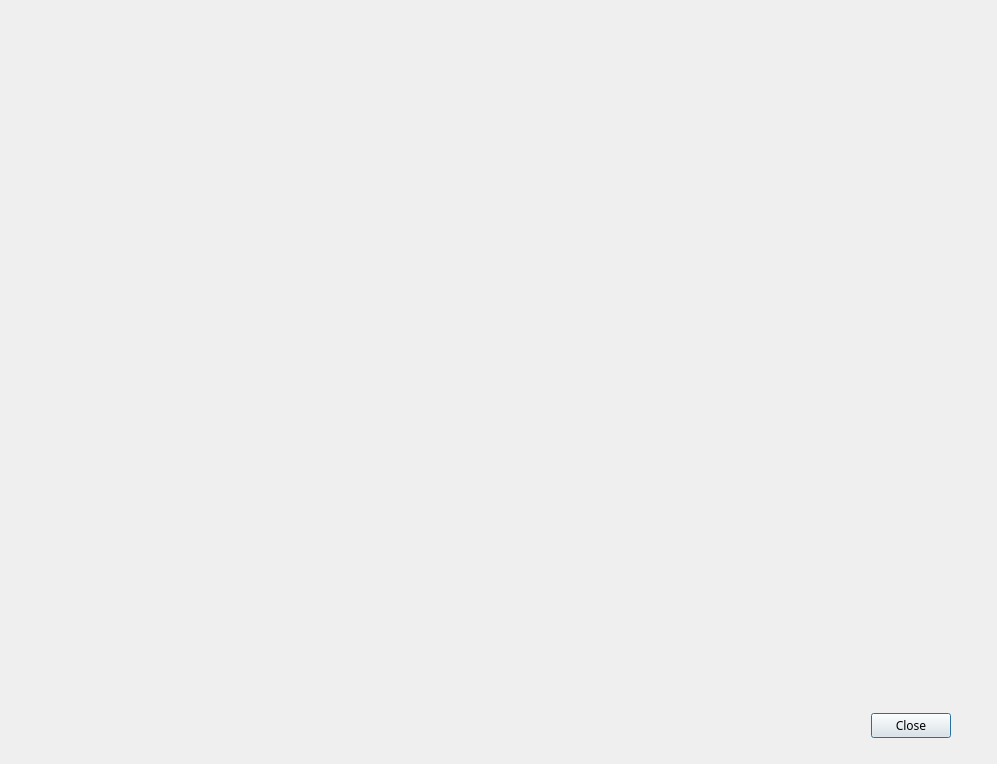
<?xml version="1.0" encoding="UTF-8"?>
<ui version="4.0">
 <class>Dialog</class>
 <widget class="QDialog" name="Dialog">
  <property name="geometry">
   <rect>
    <x>0</x>
    <y>0</y>
    <width>997</width>
    <height>764</height>
   </rect>
  </property>
  <property name="font">
   <font>
    <family>JetBrainsMono Nerd Font</family>
   </font>
  </property>
  <property name="contextMenuPolicy">
   <enum>Qt::ContextMenuPolicy::ActionsContextMenu</enum>
  </property>
  <property name="windowTitle">
   <string>SimpleATC - HuggingFace</string>
  </property>
  <property name="modal">
   <bool>false</bool>
  </property>
  <widget class="QWidget" name="horizontalLayoutWidget">
   <property name="geometry">
    <rect>
     <x>10</x>
     <y>700</y>
     <width>941</width>
     <height>51</height>
    </rect>
   </property>
   <layout class="QHBoxLayout" name="horizontalLayout">
    <item>
     <spacer name="horizontalSpacer_2">
      <property name="orientation">
       <enum>Qt::Orientation::Horizontal</enum>
      </property>
      <property name="sizeHint" stdset="0">
       <size>
        <width>40</width>
        <height>20</height>
       </size>
      </property>
     </spacer>
    </item>
    <item>
     <widget class="QPushButton" name="pushButton_2">
      <property name="text">
       <string>Close</string>
      </property>
     </widget>
    </item>
   </layout>
  </widget>
 </widget>
 <resources/>
 <connections/>
</ui>
